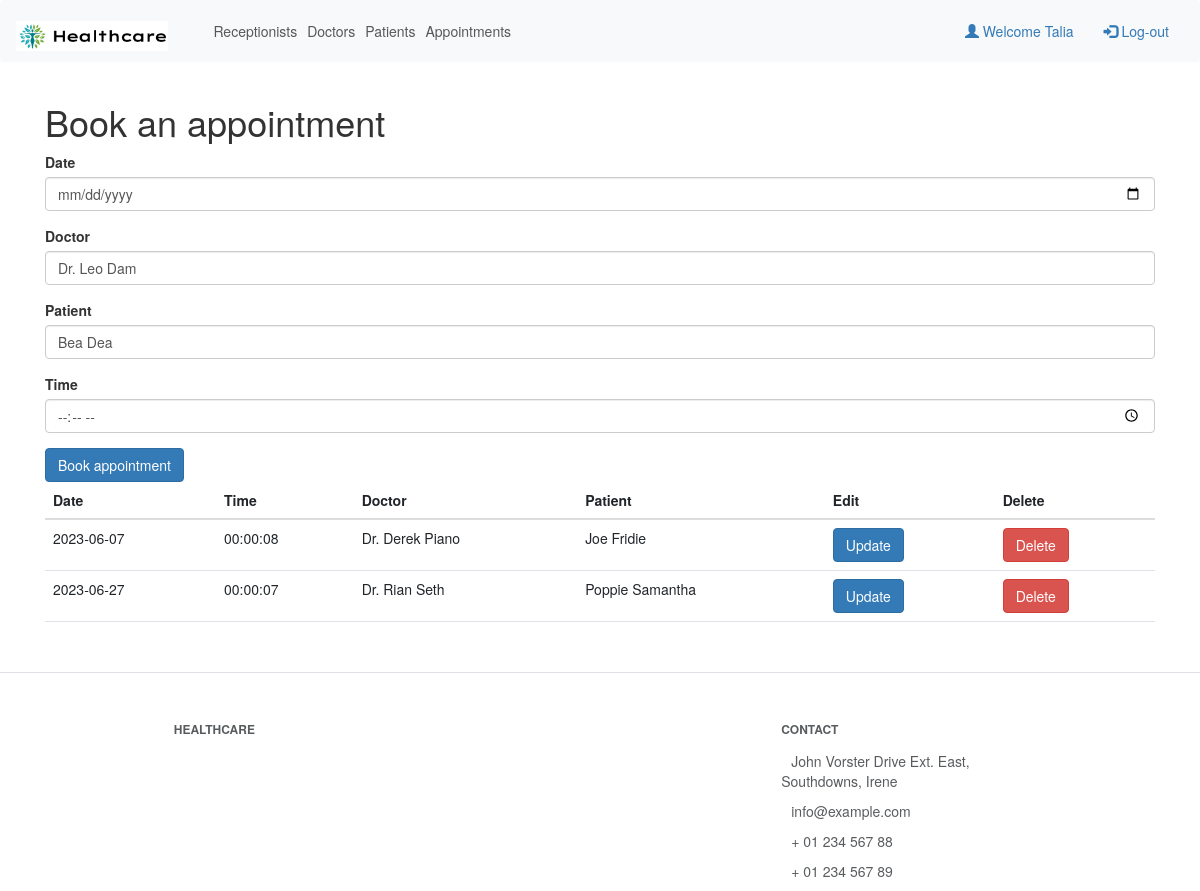
The page /Appointments.php (signed in) on the database its author committed.
### tables this page shows
CREATE TABLE `apointment` (
  `id` int(11) NOT NULL,
  `date` date NOT NULL,
  `patient` int(11) DEFAULT NULL,
  `doctor` int(11) DEFAULT NULL,
  `time` time NOT NULL
);

CREATE TABLE `doctors` (
  `id` int(11) NOT NULL,
  `profileimage` varchar(25) NOT NULL,
  `name` varchar(25) NOT NULL,
  `surname` varchar(25) NOT NULL,
  `age` varchar(25) NOT NULL,
  `gender` varchar(25) NOT NULL,
  `email` varchar(25) NOT NULL,
  `phonenumber` varchar(25) NOT NULL,
  `specialization` varchar(25) NOT NULL,
  `room` varchar(25) NOT NULL
);

CREATE TABLE `patients` (
  `id` int(11) NOT NULL,
  `profileimage` varchar(25) NOT NULL,
  `name` varchar(25) NOT NULL,
  `surname` varchar(25) NOT NULL,
  `age` varchar(25) NOT NULL,
  `gender` varchar(25) NOT NULL,
  `email` varchar(25) NOT NULL,
  `password` varchar(25) NOT NULL,
  `phonenumber` varchar(25) NOT NULL,
  `medicalaidnumber` varchar(25) NOT NULL,
  `previousappiontments` varchar(25) NOT NULL
);

### Appointments.php (the view, shortened to what this page needs)
<?php
if (isset($_SESSION['id']) && isset($_SESSION['name'])) {
 ?>
<!DOCTYPE html>
<html lang="en">
<head>
    <link href="https://cdn.jsdelivr.net/npm/bootstrap@5.3.0-alpha3/dist/css/bootstrap.min.css" rel="stylesheet">
  </head>
<body>
    <?php include 'Navbar.php' ?>
    <?php include 'db.php' ?>
    <div class="container">
      <h1>Book an appointment</h1>
      <form id="myform"  action="creatappiontment.php" method="POST">
        <div class="form-outline mb-4">
          <label class="form-label" for="date">Date</label>
          <input type="date" name="date" class="form-control"/>
        </div>
        <div class="form-outline mb-4">
              <label class="form-label" for="form6Example2">Doctor</label>
              <?php
                echo '<select name="doctor" class="form-control">';
                $sqlD = "SELECT name, surname, id FROM doctors ORDER BY surname ASC";
                $resultD = $conn->query($sqlD);
                while ($rowD = $resultD->fetch_assoc()) {
                  echo '<option name="doctor" value="' . $rowD['id'] . '"> ' . $rowD['name'] . ' ' . $rowD['surname'] . '</option>';
                }
                echo '</select>';
              ?>
        </div>
        <div class="form-outline mb-4">
          <label class="form-label" for="form6Example3">Patient</label>
          <?php
              echo '<select name="patient" class="form-control">';
              $sqlD = "SELECT name, surname, id FROM patients ORDER BY surname ASC";
              $resultD = $conn->query($sqlD);
              while ($rowD = $resultD->fetch_assoc()) {
              echo '<option name="patient" value="' . $rowD['id'] . '"> ' . $rowD['name'] . ' ' . $rowD['surname'] . '</option>';
              }
              echo '</select>';
              ?>
        </div>
        <div class="form-outline mb-4">
          <label class="form-label" for="time">Time</label>
          <input type="time" name="time" class="form-control" />
        </div>
        <button type="submit" class="btn btn-primary">Book appointment</button>
      </form>
      <table class="table">
            <thead >
              <tr>
                <th scope="col">Date</th>
                <th scope="col">Time</th>
                <th scope="col">Doctor</th>
                <th scope="col">Patient</th>
                <th scope="col">Edit</th>
                <th scope="col">Delete</th>
              </tr>
            </thead>
            <tbody>
            <?php include 'readappointment.php'; ?>
            </tbody>
        </table>
    </div>
    <?php include 'Footer.php' ?>
</body>
</html>
<?php
}else{
     header("Location: index.php");
     exit();
}
 ?>

### readappointment.php (shortened to what this page needs)
<?php
    include 'db.php';
    $sql = "SELECT * FROM apointment";
    $result = $conn->query($sql);
    while($row = $result->fetch_assoc()) {
        echo "<tr>";
        if ($row['id'] == $_GET['id']){
            echo '<form class="form-inline m-2" action="updateapointment.php" method="POST">';
            echo '<td><input type="date" class="form-control" name="date" value="'.$row['date'].'"></td>';
            echo '<td><input type="time" class="form-control" name="time" value="'.$row['time'].'"></td>';
            echo '<select name="doctor" class="form-control">';
                $sqlD = "SELECT name, surname, id FROM doctors ORDER BY surname ASC";
                $resultD = $conn->query($sqlD);
                while ($rowD = $resultD->fetch_assoc()) {
                  echo '<option name="doctor" value="' . $rowD['id'] . '"> ' . $rowD['name'] . ' ' . $rowD['surname'] . '</option>';
                }
            echo '</select>';
            echo '<select name="patient" class="form-control">';
                $sqlD = "SELECT name, surname, id FROM patients ORDER BY surname ASC";
                $resultD = $conn->query($sqlD);
                while ($rowD = $resultD->fetch_assoc()) {
                  echo '<option name="patient" value="' . $rowD['id'] . '"> ' . $rowD['name'] . ' ' . $rowD['surname'] . '</option>';
                }
            echo '</select>';
            echo '<td><button type="submit" class="btn btn-secondary">Save</button></td>';
            echo '<input type="hidden" name="id" value="'.$row['id'].'">';
            echo '</form>';
        }else{
            echo "<td>" . $row['date'] . "</td>";
            echo "<td>" . $row['time'] . "</td>";
            $doc = $row['doctor'];
            $sql1 = "SELECT name, surname FROM doctors WHERE id = $doc";
            $result1 = $conn->query($sql1);
            while ($rowD = $result1->fetch_assoc()) {
                echo "<td>" . $rowD['name']." ".$rowD['surname'] . "</td>";
              }
            $patient = $row['patient'];
            $sql2 = "SELECT name, surname FROM patients WHERE id = $patient";
            $result2 = $conn->query($sql2);
            while ($rowD = $result2->fetch_assoc()) {
                echo "<td>" . $rowD['name']." ".$rowD['surname'] . "</td>";
              }
            echo '<td><a class="btn btn-primary" href="Appointments.php?id=' . $row['id'] . '" role="button">Update</a></td>';
        }
        echo '<td><a class="btn btn-danger" href="deleteappointment.php?id=' . $row['id'] . '" role="button">Delete</a></td>';
        echo "</tr>";
    }
?>

### rows shown on the page
apointment: date "2023-06-07", time "00:00:08"
doctors: name "Dr. Derek", surname "Piano"
patients: name "Joe", surname "Fridie"
apointment: date "2023-06-27", time "00:00:07"
doctors: name "Dr. Rian", surname "Seth"
patients: name "Poppie", surname "Samantha"

### other values the page prints
$_SESSION['name'] "Talia"
form field doctor "Dr. Leo Dam"
form field patient "Bea Dea"
